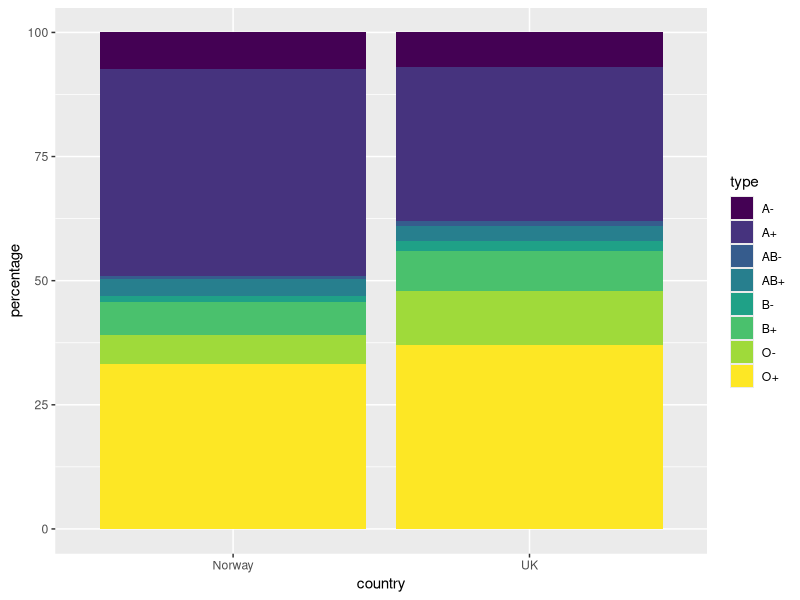
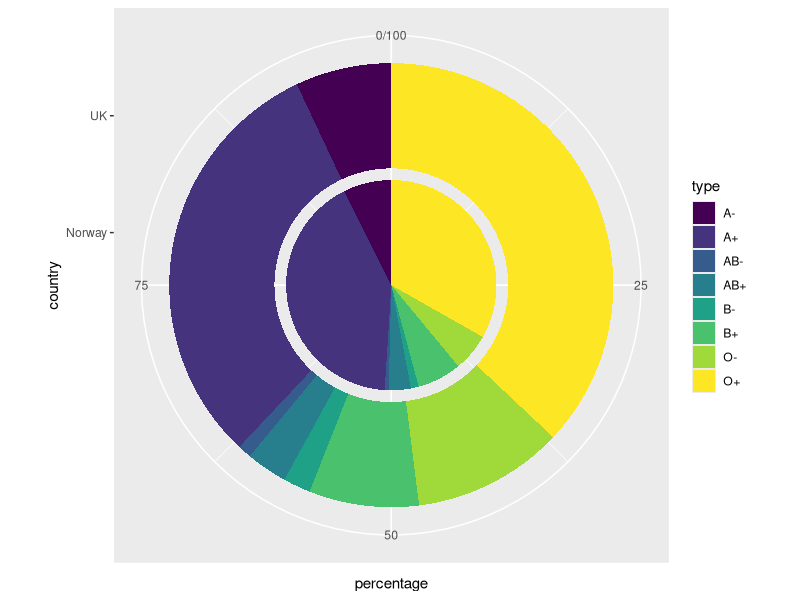
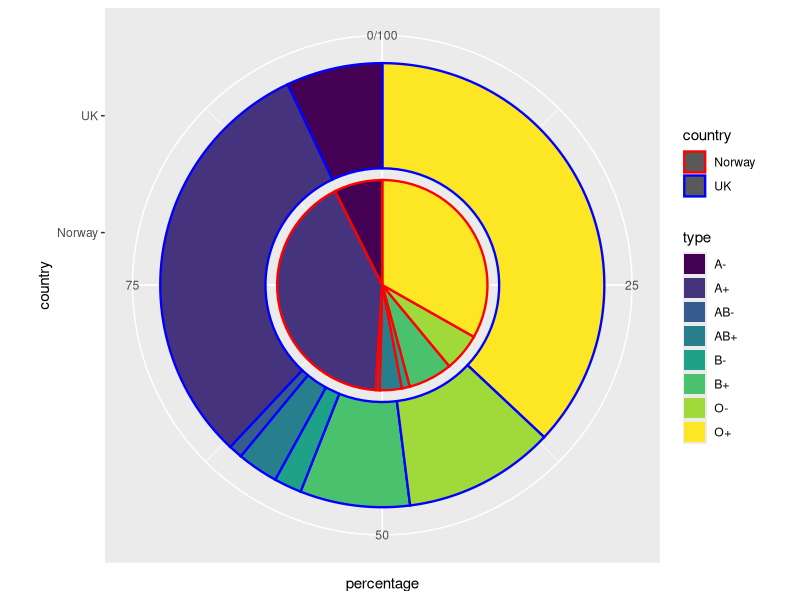
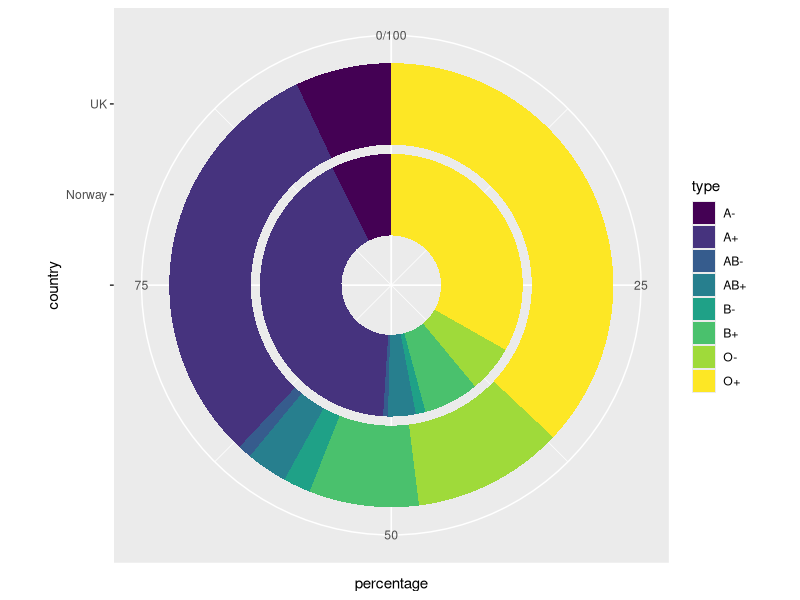
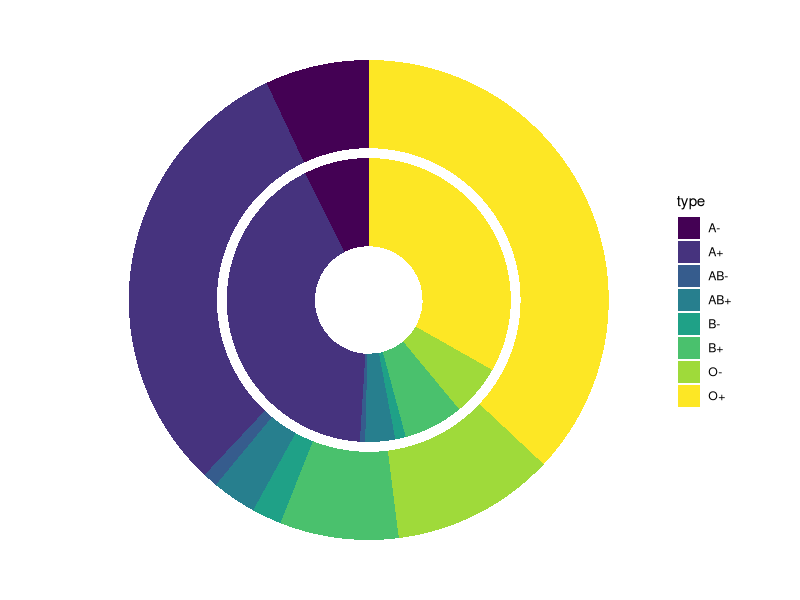

These figures' R source, in order:
## ---- chunk 1
knitr::opts_chunk$set(echo = TRUE, fig.align='center')

# title: Creating a multiple pie/donut chart
# author: jonathan
# revised: 5/4/2020 

WEB <- c("https://bioceed.uib.no/dropfolder/bioSTATS/Rmd/Visualizing/Multiple/multiple-pie.html")
GIT <- c("https://github.com/jonathansoule/biostats/blob/master/Visualizing/Multiple/multiple-pie.Rmd")
library(ggplot2)
type <- rep(c("O+", "A+", "B+", "AB+", "O-", "A-", "B-", "AB-"), 2)
country <- c(rep("Norway", 8), rep("UK",8))
percentage <- c(33.2,	41.6,	6.8,	3.4,	5.8,	7.4,	1.2,	0.6,
                37.0,	31.0,	8.0,	3.0,	11.0,	7.0,	2.0,	1.0)
## ---- chunk 2
# dataframe
df <- data.frame(type, country, percentage)
# structure of the dataframe
str(df)
## ---- chunk 3
ggplot(df, aes(x = country, y = percentage, fill = type)) +
  geom_col() +
  scale_fill_viridis_d()
## ---- chunk 4
ggplot(df, aes(x = country, y = percentage, fill = type)) +
  geom_col() +
  scale_fill_viridis_d() +
  coord_polar("y")
## ---- chunk 5
ggplot(df, aes(x = country, y = percentage, fill = type, color = country)) +
  geom_col(size=.8) +
  scale_color_manual(values=c("red", "blue")) +
  scale_fill_viridis_d() +
  coord_polar("y")
## ---- chunk 6
ggplot(df, aes(x = country, y = percentage, fill = type)) +
  geom_col() +
  scale_x_discrete(limits = c(" ", "Norway","UK")) +
  scale_fill_viridis_d() +
  coord_polar("y")
## ---- chunk 7
ggplot(df, aes(x = country, y = percentage, fill = type)) +
  geom_col() +
  scale_x_discrete(limits = c(" ", "Norway","UK")) +
  scale_fill_viridis_d() +
  coord_polar("y") +
  theme_void()
